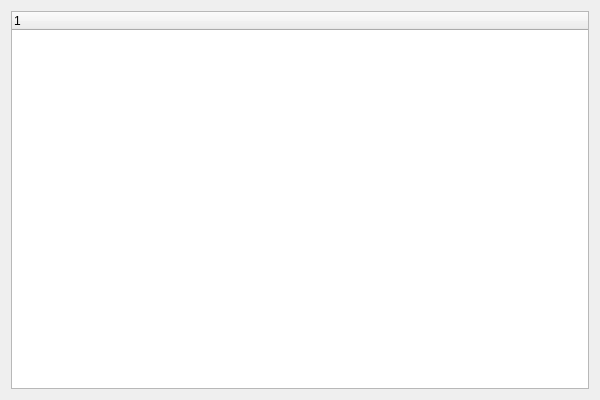
<?xml version="1.0" encoding="UTF-8"?>
<ui version="4.0">
 <class>TestsWidgetClass</class>
 <widget class="QWidget" name="TestsWidgetClass">
  <property name="geometry">
   <rect>
    <x>0</x>
    <y>0</y>
    <width>600</width>
    <height>400</height>
   </rect>
  </property>
  <property name="windowTitle">
   <string>TestsWidget</string>
  </property>
  <layout class="QGridLayout" name="gridLayout">
   <item row="0" column="0">
    <widget class="QTreeWidget" name="m_tests_tree_widget"/>
   </item>
  </layout>
 </widget>
 <layoutdefault spacing="6" margin="11"/>
 <resources/>
 <connections/>
</ui>
